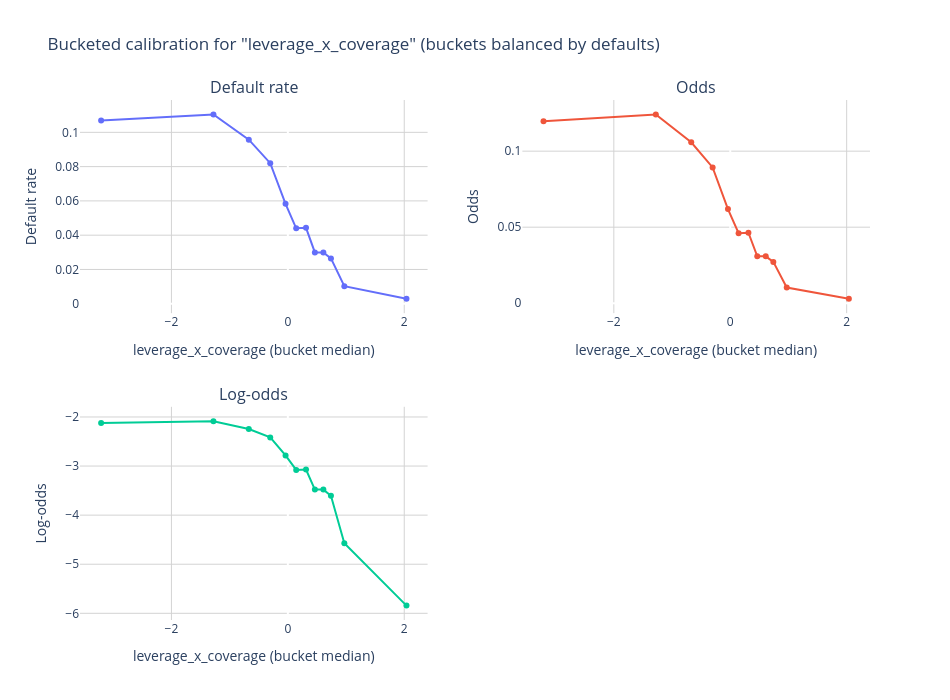

The notebook cell this image was saved under:
### Code cell
factor = "leverage_x_coverage"
agg = plot_bucket_calibration_plotly(financials, factor=factor, default_col="default_flag", n_buckets=12)

### Figure 1 — Plotly figure (JSON) as saved in the notebook; plotly's stock layout.template omitted (floating-point values rounded to 4 significant figures)
{"data": [{"hoverinfo": "text", "mode": "lines+markers", "text": ["Bucket: 0<br>Range: (-inf, -1.885]<br>leverage_x_coverage median: -3.208<br>N: 533<br>Defaults: 57<br>Default rate: 0.1069<br>Odds: 0.1197<br>Log-odds: -2.122", "Bucket: 1<br>Range: (-1.885, -0.9496]<br>leverage_x_coverage median: -1.278<br>N: 507<br>Defaults: 56<br>Default rate: 0.1105<br>Odds: 0.1242<br>Log-odds: -2.086", "Bucket: 2<br>Range: (-0.9496, -0.4712]<br>leverage_x_coverage median: -0.6704<br>N: 585<br>Defaults: 56<br>Default rate: 0.09573<br>Odds: 0.1059<br>Log-odds: -2.246", "Bucket: 3<br>Range: (-0.4712, -0.1703]<br>leverage_x_coverage median: -0.3027<br>N: 683<br>Defaults: 56<br>Default rate: 0.08199<br>Odds: 0.08931<br>Log-odds: -2.416", "Bucket: 4<br>Range: (-0.1703, 0.03239]<br>leverage_x_coverage median: -0.03954<br>N: 961<br>Defaults: 56<br>Default rate: 0.05827<br>Odds: 0.06188<br>Log-odds: -2.783", "Bucket: 5<br>Range: (0.03239, 0.2356]<br>leverage_x_coverage median: 0.1436<br>N: 1272<br>Defaults: 56<br>Default rate: 0.04403<br>Odds: 0.04605<br>Log-odds: -3.078", "Bucket: 6<br>Range: (0.2356, 0.3793]<br>leverage_x_coverage median: 0.3123<br>N: 1265<br>Defaults: 56<br>Default rate: 0.04427<br>Odds: 0.04632<br>Log-odds: -3.072", "Bucket: 7<br>Range: (0.3793, 0.5405]<br>leverage_x_coverage median: 0.4642<br>N: 1871<br>Defaults: 56<br>Default rate: 0.02993<br>Odds: 0.03085<br>Log-odds: -3.478", "Bucket: 8<br>Range: (0.5405, 0.6734]<br>leverage_x_coverage median: 0.6099<br>N: 1873<br>Defaults: 56<br>Default rate: 0.0299<br>Odds: 0.03082<br>Log-odds: -3.48", "Bucket: 9<br>Range: (0.6734, 0.8074]<br>leverage_x_coverage median: 0.7404<br>N: 2117<br>Defaults: 56<br>Default rate: 0.02645<br>Odds: 0.02717<br>Log-odds: -3.606", "Bucket: 10<br>Range: (0.8074, 1.141]<br>leverage_x_coverage median: 0.9705<br>N: 5476<br>Defaults: 56<br>Default rate: 0.01023<br>Odds: 0.01033<br>Log-odds: -4.572", "Bucket: 11<br>Range: (1.141, inf]<br>leverage_x_coverage median: 2.038<br>N: 19710<br>Defaults: 57<br>Default rate: 0.002892<br>Odds: 0.0029<br>Log-odds: -5.843"], "type": "scatter", "x": [-3.208, -1.278, -0.6704, -0.3027, -0.03954, 0.1436, 0.3123, 0.4642, 0.6099, 0.7404, 0.9705, 2.038], "xaxis": "x", "y": [0.1069, 0.1105, 0.09573, 0.08199, 0.05827, 0.04403, 0.04427, 0.02993, 0.0299, 0.02645, 0.01023, 0.002892], "yaxis": "y"}, {"hoverinfo": "text", "mode": "lines+markers", "text": ["Bucket: 0<br>Range: (-inf, -1.885]<br>leverage_x_coverage median: -3.208<br>N: 533<br>Defaults: 57<br>Default rate: 0.1069<br>Odds: 0.1197<br>Log-odds: -2.122", "Bucket: 1<br>Range: (-1.885, -0.9496]<br>leverage_x_coverage median: -1.278<br>N: 507<br>Defaults: 56<br>Default rate: 0.1105<br>Odds: 0.1242<br>Log-odds: -2.086", "Bucket: 2<br>Range: (-0.9496, -0.4712]<br>leverage_x_coverage median: -0.6704<br>N: 585<br>Defaults: 56<br>Default rate: 0.09573<br>Odds: 0.1059<br>Log-odds: -2.246", "Bucket: 3<br>Range: (-0.4712, -0.1703]<br>leverage_x_coverage median: -0.3027<br>N: 683<br>Defaults: 56<br>Default rate: 0.08199<br>Odds: 0.08931<br>Log-odds: -2.416", "Bucket: 4<br>Range: (-0.1703, 0.03239]<br>leverage_x_coverage median: -0.03954<br>N: 961<br>Defaults: 56<br>Default rate: 0.05827<br>Odds: 0.06188<br>Log-odds: -2.783", "Bucket: 5<br>Range: (0.03239, 0.2356]<br>leverage_x_coverage median: 0.1436<br>N: 1272<br>Defaults: 56<br>Default rate: 0.04403<br>Odds: 0.04605<br>Log-odds: -3.078", "Bucket: 6<br>Range: (0.2356, 0.3793]<br>leverage_x_coverage median: 0.3123<br>N: 1265<br>Defaults: 56<br>Default rate: 0.04427<br>Odds: 0.04632<br>Log-odds: -3.072", "Bucket: 7<br>Range: (0.3793, 0.5405]<br>leverage_x_coverage median: 0.4642<br>N: 1871<br>Defaults: 56<br>Default rate: 0.02993<br>Odds: 0.03085<br>Log-odds: -3.478", "Bucket: 8<br>Range: (0.5405, 0.6734]<br>leverage_x_coverage median: 0.6099<br>N: 1873<br>Defaults: 56<br>Default rate: 0.0299<br>Odds: 0.03082<br>Log-odds: -3.48", "Bucket: 9<br>Range: (0.6734, 0.8074]<br>leverage_x_coverage median: 0.7404<br>N: 2117<br>Defaults: 56<br>Default rate: 0.02645<br>Odds: 0.02717<br>Log-odds: -3.606", "Bucket: 10<br>Range: (0.8074, 1.141]<br>leverage_x_coverage median: 0.9705<br>N: 5476<br>Defaults: 56<br>Default rate: 0.01023<br>Odds: 0.01033<br>Log-odds: -4.572", "Bucket: 11<br>Range: (1.141, inf]<br>leverage_x_coverage median: 2.038<br>N: 19710<br>Defaults: 57<br>Default rate: 0.002892<br>Odds: 0.0029<br>Log-odds: -5.843"], "type": "scatter", "x": [-3.208, -1.278, -0.6704, -0.3027, -0.03954, 0.1436, 0.3123, 0.4642, 0.6099, 0.7404, 0.9705, 2.038], "xaxis": "x2", "y": [0.1197, 0.1242, 0.1059, 0.08931, 0.06188, 0.04605, 0.04632, 0.03085, 0.03082, 0.02717, 0.01033, 0.0029], "yaxis": "y2"}, {"hoverinfo": "text", "mode": "lines+markers", "text": ["Bucket: 0<br>Range: (-inf, -1.885]<br>leverage_x_coverage median: -3.208<br>N: 533<br>Defaults: 57<br>Default rate: 0.1069<br>Odds: 0.1197<br>Log-odds: -2.122", "Bucket: 1<br>Range: (-1.885, -0.9496]<br>leverage_x_coverage median: -1.278<br>N: 507<br>Defaults: 56<br>Default rate: 0.1105<br>Odds: 0.1242<br>Log-odds: -2.086", "Bucket: 2<br>Range: (-0.9496, -0.4712]<br>leverage_x_coverage median: -0.6704<br>N: 585<br>Defaults: 56<br>Default rate: 0.09573<br>Odds: 0.1059<br>Log-odds: -2.246", "Bucket: 3<br>Range: (-0.4712, -0.1703]<br>leverage_x_coverage median: -0.3027<br>N: 683<br>Defaults: 56<br>Default rate: 0.08199<br>Odds: 0.08931<br>Log-odds: -2.416", "Bucket: 4<br>Range: (-0.1703, 0.03239]<br>leverage_x_coverage median: -0.03954<br>N: 961<br>Defaults: 56<br>Default rate: 0.05827<br>Odds: 0.06188<br>Log-odds: -2.783", "Bucket: 5<br>Range: (0.03239, 0.2356]<br>leverage_x_coverage median: 0.1436<br>N: 1272<br>Defaults: 56<br>Default rate: 0.04403<br>Odds: 0.04605<br>Log-odds: -3.078", "Bucket: 6<br>Range: (0.2356, 0.3793]<br>leverage_x_coverage median: 0.3123<br>N: 1265<br>Defaults: 56<br>Default rate: 0.04427<br>Odds: 0.04632<br>Log-odds: -3.072", "Bucket: 7<br>Range: (0.3793, 0.5405]<br>leverage_x_coverage median: 0.4642<br>N: 1871<br>Defaults: 56<br>Default rate: 0.02993<br>Odds: 0.03085<br>Log-odds: -3.478", "Bucket: 8<br>Range: (0.5405, 0.6734]<br>leverage_x_coverage median: 0.6099<br>N: 1873<br>Defaults: 56<br>Default rate: 0.0299<br>Odds: 0.03082<br>Log-odds: -3.48", "Bucket: 9<br>Range: (0.6734, 0.8074]<br>leverage_x_coverage median: 0.7404<br>N: 2117<br>Defaults: 56<br>Default rate: 0.02645<br>Odds: 0.02717<br>Log-odds: -3.606", "Bucket: 10<br>Range: (0.8074, 1.141]<br>leverage_x_coverage median: 0.9705<br>N: 5476<br>Defaults: 56<br>Default rate: 0.01023<br>Odds: 0.01033<br>Log-odds: -4.572", "Bucket: 11<br>Range: (1.141, inf]<br>leverage_x_coverage median: 2.038<br>N: 19710<br>Defaults: 57<br>Default rate: 0.002892<br>Odds: 0.0029<br>Log-odds: -5.843"], "type": "scatter", "x": [-3.208, -1.278, -0.6704, -0.3027, -0.03954, 0.1436, 0.3123, 0.4642, 0.6099, 0.7404, 0.9705, 2.038], "xaxis": "x3", "y": [-2.122, -2.086, -2.246, -2.416, -2.783, -3.078, -3.072, -3.478, -3.48, -3.606, -4.572, -5.843], "yaxis": "y3"}], "layout": {"annotations": [{"font": {"size": 16}, "showarrow": false, "text": "Default rate", "x": 0.22, "xanchor": "center", "xref": "paper", "y": 1, "yanchor": "bottom", "yref": "paper"}, {"font": {"size": 16}, "showarrow": false, "text": "Odds", "x": 0.78, "xanchor": "center", "xref": "paper", "y": 1, "yanchor": "bottom", "yref": "paper"}, {"font": {"size": 16}, "showarrow": false, "text": "Log-odds", "x": 0.22, "xanchor": "center", "xref": "paper", "y": 0.41, "yanchor": "bottom", "yref": "paper"}], "height": 700, "plot_bgcolor": "white", "showlegend": false, "title": {"text": "Bucketed calibration for \"leverage_x_coverage\" (buckets balanced by defaults)"}, "width": 950, "xaxis": {"anchor": "y", "domain": [0, 0.44], "gridcolor": "LightGray", "showgrid": true, "title": {"text": "leverage_x_coverage (bucket median)"}}, "xaxis2": {"anchor": "y2", "domain": [0.56, 1], "gridcolor": "LightGray", "showgrid": true, "title": {"text": "leverage_x_coverage (bucket median)"}}, "xaxis3": {"anchor": "y3", "domain": [0, 0.44], "gridcolor": "LightGray", "showgrid": true, "title": {"text": "leverage_x_coverage (bucket median)"}}, "xaxis4": {"anchor": "y4", "domain": [0.56, 1], "gridcolor": "LightGray", "showgrid": true}, "yaxis": {"anchor": "x", "domain": [0.59, 1], "gridcolor": "LightGray", "showgrid": true, "title": {"text": "Default rate"}}, "yaxis2": {"anchor": "x2", "domain": [0.59, 1], "gridcolor": "LightGray", "showgrid": true, "title": {"text": "Odds"}}, "yaxis3": {"anchor": "x3", "domain": [0, 0.41], "gridcolor": "LightGray", "showgrid": true, "title": {"text": "Log-odds"}}, "yaxis4": {"anchor": "x4", "domain": [0, 0.41], "gridcolor": "LightGray", "showgrid": true}}}
